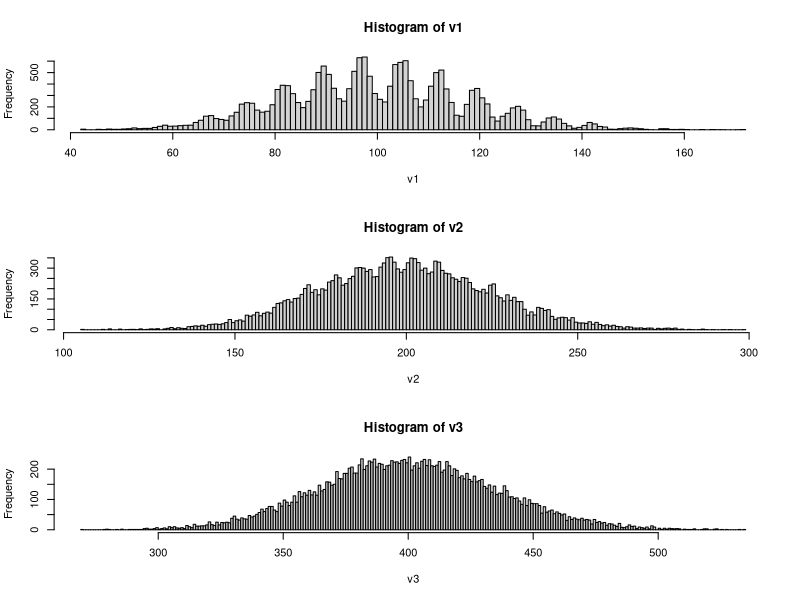

This figure's R source:
rm(v1, v2, v3)
v1 <- vector('integer')
v2 <- vector('integer')
v3 <- vector('integer')

for(i in 1:20000) { v1[i] <- sum(sample(c(1,2,9), 25, replace=T)) }
for(i in 1:20000) { v2[i] <- sum(sample(c(1,2,9), 50, replace=T)) }
for(i in 1:20000) { v3[i] <- sum(sample(c(1,2,9), 100, replace=T)) }

op <- par(mfrow=c(3,1))
hist(v1, breaks = seq(min(v1), max(v1), by = 1))
hist(v2, breaks = seq(min(v2), max(v2), by = 1))
hist(v3, breaks = seq(min(v3), max(v3), by = 1))
par(op)